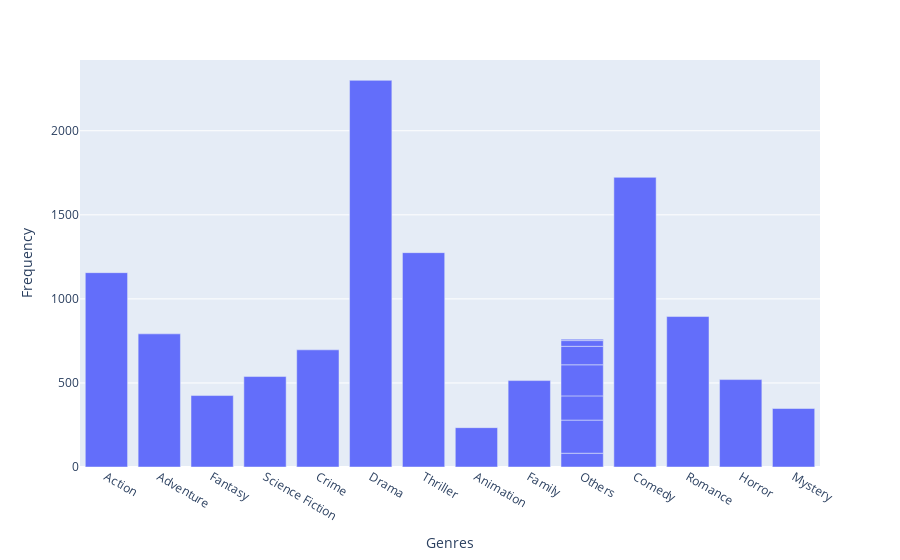

Write notebook code for a chart like this one.
### Markdown cell above
# Q1: Use bar chart to draw genres of movies.

### Code cell
px.bar(Genres,y='Frequency',x='Genres')

### Figure 1 — Plotly figure (JSON) as saved in the notebook; plotly's stock layout.template omitted (floating-point values rounded to 4 significant figures)
{"data": [{"alignmentgroup": "True", "hovertemplate": "Genres=%{x}<br>Frequency=%{y}<extra></extra>", "legendgroup": "", "marker": {"color": "#636efa", "pattern": {"shape": ""}}, "name": "", "offsetgroup": "", "orientation": "v", "showlegend": false, "textposition": "auto", "type": "bar", "x": ["Action", "Adventure", "Fantasy", "Science Fiction", "Crime", "Drama", "Thriller", "Animation", "Family", "Others", "Comedy", "Romance", "Horror", "Mystery", "Others", "Others", "Others", "Others", "Others", "Others"], "xaxis": "x", "y": [1156, 792, 425, 538, 697, 2300, 1275, 234, 514, 82, 1723, 895, 520, 348, 197, 144, 185, 110, 34, 8], "yaxis": "y"}], "layout": {"barmode": "relative", "legend": {"tracegroupgap": 0}, "margin": {"t": 60}, "xaxis": {"anchor": "y", "domain": [0, 1], "title": {"text": "Genres"}}, "yaxis": {"anchor": "x", "domain": [0, 1], "title": {"text": "Frequency"}}}}
